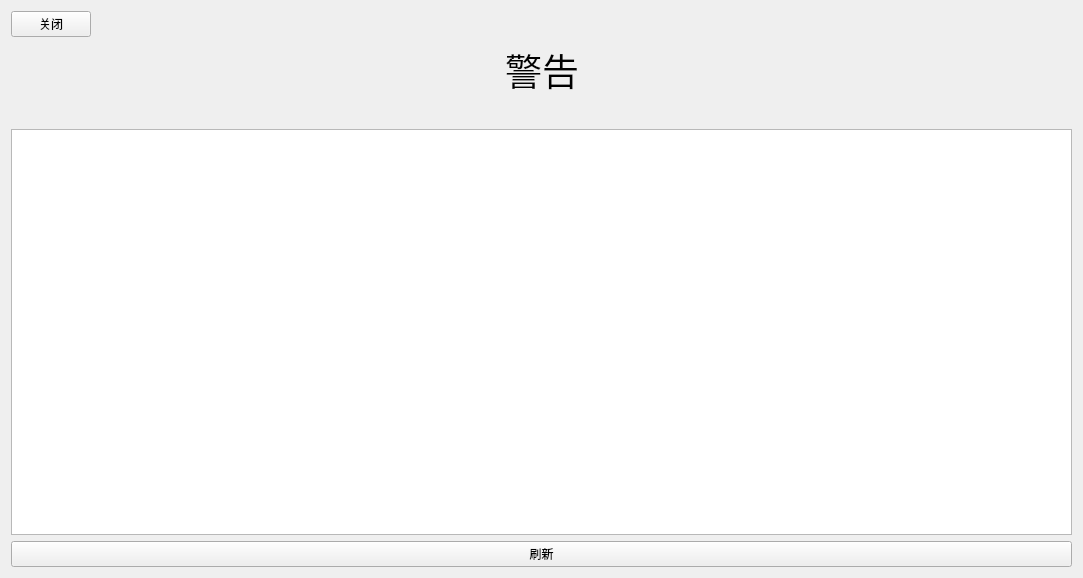
<?xml version="1.0" encoding="UTF-8"?>
<ui version="4.0">
 <class>WarningForm</class>
 <widget class="QWidget" name="WarningForm">
  <property name="geometry">
   <rect>
    <x>0</x>
    <y>0</y>
    <width>1083</width>
    <height>578</height>
   </rect>
  </property>
  <property name="windowTitle">
   <string>Form</string>
  </property>
  <layout class="QGridLayout" name="gridLayout">
   <item row="0" column="0">
    <widget class="QPushButton" name="pushButton_close">
     <property name="maximumSize">
      <size>
       <width>80</width>
       <height>16777215</height>
      </size>
     </property>
     <property name="text">
      <string>关闭</string>
     </property>
    </widget>
   </item>
   <item row="1" column="0">
    <spacer name="horizontalSpacer">
     <property name="orientation">
      <enum>Qt::Horizontal</enum>
     </property>
     <property name="sizeHint" stdset="0">
      <size>
       <width>474</width>
       <height>20</height>
      </size>
     </property>
    </spacer>
   </item>
   <item row="1" column="1">
    <widget class="QLabel" name="label">
     <property name="font">
      <font>
       <family>Agency FB</family>
       <pointsize>28</pointsize>
      </font>
     </property>
     <property name="text">
      <string>警告</string>
     </property>
     <property name="alignment">
      <set>Qt::AlignCenter</set>
     </property>
    </widget>
   </item>
   <item row="1" column="2">
    <spacer name="horizontalSpacer_2">
     <property name="orientation">
      <enum>Qt::Horizontal</enum>
     </property>
     <property name="sizeHint" stdset="0">
      <size>
       <width>473</width>
       <height>20</height>
      </size>
     </property>
    </spacer>
   </item>
   <item row="2" column="0">
    <spacer name="horizontalSpacer_10">
     <property name="orientation">
      <enum>Qt::Horizontal</enum>
     </property>
     <property name="sizeHint" stdset="0">
      <size>
       <width>474</width>
       <height>20</height>
      </size>
     </property>
    </spacer>
   </item>
   <item row="2" column="1">
    <widget class="QWidget" name="widget_2" native="true">
     <layout class="QHBoxLayout" name="horizontalLayout"/>
    </widget>
   </item>
   <item row="2" column="2">
    <spacer name="horizontalSpacer_11">
     <property name="orientation">
      <enum>Qt::Horizontal</enum>
     </property>
     <property name="sizeHint" stdset="0">
      <size>
       <width>473</width>
       <height>20</height>
      </size>
     </property>
    </spacer>
   </item>
   <item row="3" column="0" colspan="3">
    <widget class="QTableView" name="tableView"/>
   </item>
   <item row="4" column="0" colspan="3">
    <widget class="QPushButton" name="pushButton_refresh">
     <property name="text">
      <string>刷新</string>
     </property>
    </widget>
   </item>
  </layout>
 </widget>
 <resources/>
 <connections/>
</ui>
